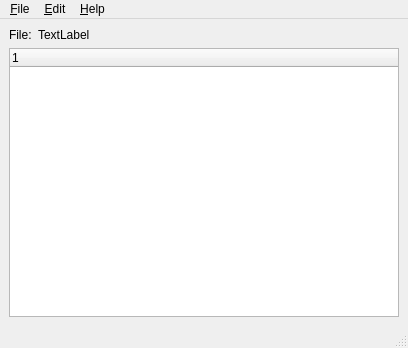
<?xml version="1.0" encoding="UTF-8"?>
<ui version="4.0">
 <class>PackagerWindow</class>
 <widget class="QMainWindow" name="PackagerWindow">
  <property name="geometry">
   <rect>
    <x>0</x>
    <y>0</y>
    <width>408</width>
    <height>348</height>
   </rect>
  </property>
  <property name="windowTitle">
   <string>MainWindow</string>
  </property>
  <property name="windowIcon">
   <iconset resource="Packager.qrc">
    <normaloff>:/Packager</normaloff>:/Packager</iconset>
  </property>
  <property name="styleSheet">
   <string notr="true"/>
  </property>
  <widget class="QWidget" name="centralwidget">
   <layout class="QFormLayout" name="formLayout">
    <property name="fieldGrowthPolicy">
     <enum>QFormLayout::AllNonFixedFieldsGrow</enum>
    </property>
    <item row="0" column="0">
     <widget class="QLabel" name="label_3">
      <property name="text">
       <string>File:</string>
      </property>
     </widget>
    </item>
    <item row="0" column="1">
     <widget class="QLabel" name="label_2">
      <property name="text">
       <string>TextLabel</string>
      </property>
     </widget>
    </item>
    <item row="1" column="0" colspan="2">
     <widget class="QTreeWidget" name="treeWidget">
      <property name="sizePolicy">
       <sizepolicy hsizetype="Expanding" vsizetype="MinimumExpanding">
        <horstretch>0</horstretch>
        <verstretch>1</verstretch>
       </sizepolicy>
      </property>
      <column>
       <property name="text">
        <string notr="true">1</string>
       </property>
      </column>
     </widget>
    </item>
   </layout>
  </widget>
  <widget class="QMenuBar" name="menubar">
   <property name="geometry">
    <rect>
     <x>0</x>
     <y>0</y>
     <width>408</width>
     <height>21</height>
    </rect>
   </property>
   <widget class="QMenu" name="menu_File">
    <property name="title">
     <string>&amp;File</string>
    </property>
    <addaction name="actionNew"/>
    <addaction name="actionOpen"/>
    <addaction name="separator"/>
    <addaction name="actionSave"/>
    <addaction name="actionSaveAs"/>
    <addaction name="separator"/>
    <addaction name="actionExit"/>
   </widget>
   <widget class="QMenu" name="menu_Edit">
    <property name="title">
     <string>&amp;Edit</string>
    </property>
    <addaction name="actionAdd_file"/>
    <addaction name="actionDelete_file"/>
   </widget>
   <widget class="QMenu" name="menu_Help">
    <property name="title">
     <string>&amp;Help</string>
    </property>
    <addaction name="actionAbout"/>
   </widget>
   <addaction name="menu_File"/>
   <addaction name="menu_Edit"/>
   <addaction name="menu_Help"/>
  </widget>
  <widget class="QStatusBar" name="statusbar"/>
  <action name="actionAbout">
   <property name="text">
    <string>&amp;About...</string>
   </property>
   <property name="shortcut">
    <string>F1</string>
   </property>
  </action>
  <action name="actionNew">
   <property name="text">
    <string>&amp;New</string>
   </property>
   <property name="shortcut">
    <string>Ctrl+N</string>
   </property>
  </action>
  <action name="actionOpen">
   <property name="text">
    <string>&amp;Open</string>
   </property>
   <property name="shortcut">
    <string>Ctrl+O</string>
   </property>
  </action>
  <action name="actionSave">
   <property name="text">
    <string>&amp;Save</string>
   </property>
   <property name="shortcut">
    <string>Ctrl+S</string>
   </property>
  </action>
  <action name="actionSaveAs">
   <property name="text">
    <string>Save as...</string>
   </property>
  </action>
  <action name="actionExit">
   <property name="text">
    <string>E&amp;xit</string>
   </property>
   <property name="shortcut">
    <string>Ctrl+Q</string>
   </property>
  </action>
  <action name="actionAdd_file">
   <property name="text">
    <string>Add file...</string>
   </property>
  </action>
  <action name="actionDelete_file">
   <property name="text">
    <string>Delete file</string>
   </property>
  </action>
 </widget>
 <resources>
  <include location="Packager.qrc"/>
 </resources>
 <connections/>
</ui>
